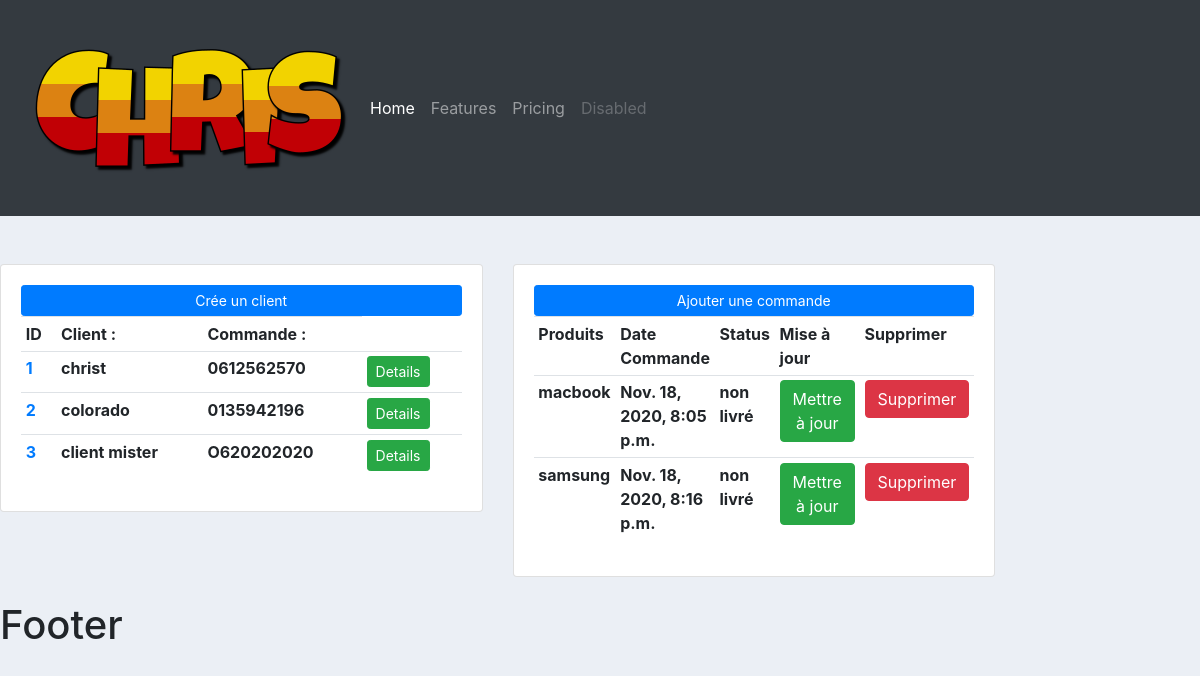
The page / on the database its author committed.
### client/models.py (models this page shows, shortened)
class Client(models.Model):
    nom=models.CharField(max_length=200, null=True)
    telephone=models.CharField(max_length=200, null=200)
    date_creation=models.DateTimeField(auto_now_add=True)

### commande/models.py (models this page shows)
class Commande(models.Model):
    STATUS = (('en instance','en intance'),('non livré','non livré'),('livré','livré'))
    client=models.ForeignKey(Client, null=True,on_delete=models.SET_NULL)
    produit=models.ForeignKey(Produit,null=True,on_delete=models.SET_NULL)
    status=models.CharField(max_length=200, choices=STATUS)
    date_creation=models.DateTimeField(auto_now_add=True)

### produit/models.py (models this page shows)
class Produit(models.Model):
    nom=models.CharField(max_length=200, null=True)
    prix=models.FloatField(null=True)
    tag=models.ManyToManyField(Tag)
    def __str__(self):
        return self.nom

### produit/views.py (the view)
# urls.py: path('',views.home,name='acceuil')
def home(request):
    commande=Commande.objects.all()
    client=Client.objects.all()
    context={'commande':commande,'client':client}
    return render(request,'produit/acceuil.html',context)

### templates/produit/acceuil.html
{% extends 'main.html'%}
{% block content %}
<br>
<div class="row">
    <div class="col-md-5">
        <div class="card card-body">
            <a class="btn btn-primary btn-sm btn-block" href="">Crée un client</a>
            <table class="table table-sm">
                <tr>
                    <th>ID</th>
                    <th>Client : </th>
                    <th>Commande : </th>
                </tr>
                {% for client in client %}
                <tr>
                    <th><a href="{% url 'client' client.id %}">{{client.id}}</a></th>
                    <th>{{client.nom}}</th>
                    <th>{{client.telephone}}</th>
                    <th><a class="btn btn-sm btn-success" href="{% url 'client' client.id %}">Details</a> </th>
                </tr>
                {% endfor %}
            </table>
        </div>
    </div>
    <div class="col-md-5">
        <div class="card card-body">
            <a class="btn btn-primary btn-sm btn-block" href="{% url 'ajout_commande' %}">Ajouter une commande</a>
            <table class="table table-sm">
                <tr>
                    <th>Produits</th>
                    <th>Date Commande</th>
                    <th>Status</th>
                    <th>Mise à jour</th>
                    <th>Supprimer</th>
                </tr>
                {% for commande in commande %}
                <tr>
                    <th>{{commande.produit}}</th>
                    <th>{{commande.date_creation}}</th>
                    <th>{{commande.status}} </th>
                    <th><a class="btn btn-success btn-block" href="{% url 'modifier_commande' commande.id %}" >Mettre à jour </th>
                    <th><a class="btn btn-danger btn-block" href="{% url 'supprimer_commande' commande.id%}" >Supprimer </th>
                </tr>
                {% endfor %}
            </table>
        </div>
    </div>
</div>
{% endblock%}

### templates/main.html (shortened to what this page needs)
{% load static %}
<!DOCTYPE html>
<html lang="en">
<head>
    <link rel="stylesheet" href="https://cdn.jsdelivr.net/npm/bootstrap@4.5.3/dist/css/bootstrap.min.css">
    <link rel="stylesheet" type="text/css" href="{% static 'css/main.css' %}">
</head>
<body>
    {% include 'base/navbar.html' %}
    <br>
    {% block content %}
    {% endblock%}
    <br>
    <h1>Footer</h1>
</body>
</html>

### templates/base/navbar.html (shortened to what this page needs)
{% load static %}
<nav class="navbar navbar-expand-lg navbar-dark bg-dark">
        <img src="{% static 'images/chris.png' %}">
        <div class="collapse navbar-collapse" id="navbarNavAltMarkup">
            <div class="navbar-nav">
                <a class="nav-link active" href="#">Home <span class="sr-only">(current)</span></a>
                <a class="nav-link" href="#">Features</a>
                <a class="nav-link" href="#">Pricing</a>
                <a class="nav-link disabled" href="#" tabindex="-1" aria-disabled="true">Disabled</a>
            </div>
        </div>
   </nav>

### static/css/main.css (style rules this page uses)
body { background-color: #ebeff5 ; }

### rows shown on the page
Client: id "1", nom "christ", telephone "0612562570"
Client: id "2", nom "colorado", telephone "0135942196"
Client: id "3", nom "client mister", telephone "O620202020"
Commande: produit "macbook", date_creation "Nov. 18, 2020, 8:05 p.m.", status "non livré"
Commande: produit "samsung", date_creation "Nov. 18, 2020, 8:16 p.m.", status "non livré"
